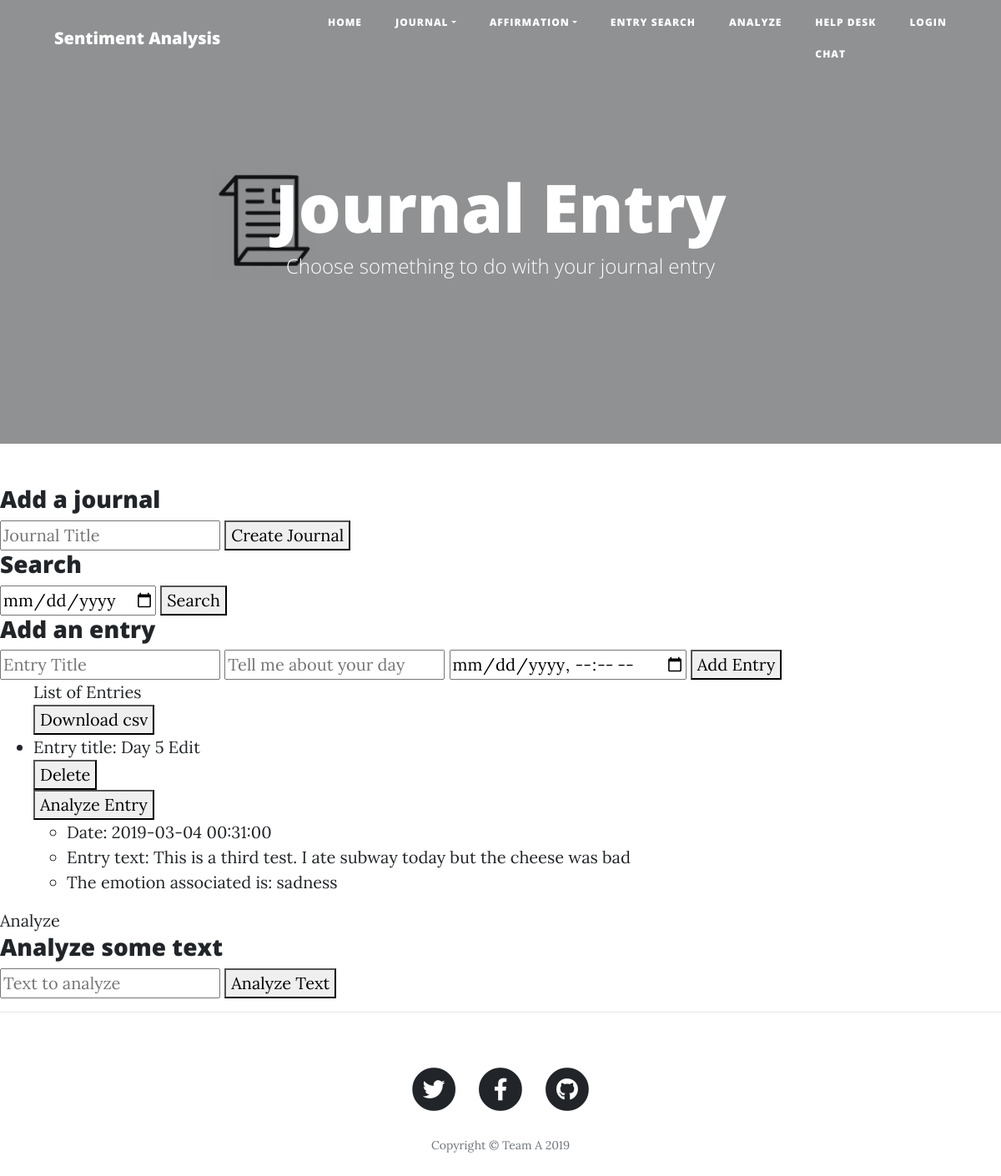
Page /journal on the committed database.
### app/main/models.py (models this page shows)
class JournalEntry(db.Model):
    __tablename__ = "JournalEntry"
    EntryID = db.Column(db.Integer, primary_key=True, nullable = False, autoincrement = True)
    EntryTitle = db.Column(db.String)
    EntryText = db.Column(db.String)
    Date_Time = db.Column(db.DateTime, nullable = False)
    EntryEmotion = db.Column(db.String)
    J_ID = db.Column(db.Integer, db.ForeignKey('Journal.JournalID'), nullable = False)

### app/main/routes.py (the view)
@bp.route('/journal', methods = ['GET', 'POST'])
def journal():
    entries = JournalEntry.query.all()
    return render_template('journal.html', journal = journal, entries=entries)

### app/main/templates/journal.html (shortened to what this page needs)
{% extends 'base.html' %}
{% block header %}
      <header class="masthead" style="background-image: url('/static/img/entry-b.jpg')">
        <div class="overlay"></div>
    <div class="container">
      <div class="row">
        <div class="col-lg-8 col-md-10 mx-auto">
          <div class="site-heading">
            <h1>Journal Entry</h1>
            <span class="subheading">Choose something to do with your journal entry</span>
          </div>
        </div>
      </div>
    </div>
  </header>
{% endblock %}
{% block content %}
<!DOCTYPE html>
<html>
<head>
</head>
<body>
    <h3>Add a journal</h3>
    <form action="{{url_for('main.create_journal')}}" method="post">
        <input type="text" name="title" placeholder="Journal Title">
        <button type="submit"> Create Journal </button>
    </form>
    <h3>Search</h3>
    <form action="{{url_for('main.search')}}" method="get">
        <input type="date" name="date" placeholder="Date">
        <button type="submit"> Search </button>
    </form>
    <div class="journal-entry">
        <h3>Add an entry</h3>
        <form action="{{url_for('main.add', JournalID = 1 )}}" method="POST">
            <input type="text" name="title" placeholder="Entry Title">
            <input type="text" name="entry" placeholder="Tell me about your day">
            <input type="datetime-local" name="date-time" placeholder="datetime-local">
            <button type="submit" action="{{url_for('main.add', JournalID = 1)}}"> Add Entry </button>
        </form>
    </div>
    <ul>List of Entries
        <br/>
        <a href="{{url_for('main.journal_downloadcsv')}}" target="_blank"><button>Download csv</button></a>
        {% for entry in entries %}
        <li>Entry title: {{entry.EntryTitle}} <a type="button"
                href="{{url_for('main.edit' , EntryID = entry.EntryID )}}">Edit </a>
                <form name="formtext" method="DELETE" action="{{url_for('main.delete', EntryID = entry.EntryID)}}">
                    <button type="submit" action="{{url_for('main.delete', EntryID = entry.EntryID)}}">Delete</button>
                </form>
            <form name="analyze" method="POST" action="{{url_for('main.analyze_entry', EntryID = entry.EntryID)}}">
                <button type="submit" action="{{url_for('main.analyze_entry', EntryID = entry.EntryID)}}">Analyze Entry</button>
            </form>
        </li>
        <ul>
            <li>Date: {{entry.Date_Time}} </li>
            <li>Entry text: {{entry.EntryText}} </li>
            <li>The emotion associated is: {{entry.EntryEmotion}}</li>
        </ul>
        {% endfor %}
    </ul>
    <a type = "button" href = "{{url_for('main.analyze_text')}}">Analyze</a>
    <div class="journal-entry">
        <h3>Analyze some text</h3>
        <form action="{{url_for('main.analyze_text')}}" method="post">
            <input type="text" name="entry" placeholder="Text to analyze">
            <button type="submit" action = "{{url_for('main.analyze_text')}}"> Analyze Text </button>
        </form>
    </div>
</body>
{% endblock content %}

### rows in the picture
JournalEntry: EntryTitle "Day 5", Date_Time "2019-03-04 00:31:00", EntryText "This is a third test. I ate subway today but the cheese was bad", EntryEmotion "sadness"
